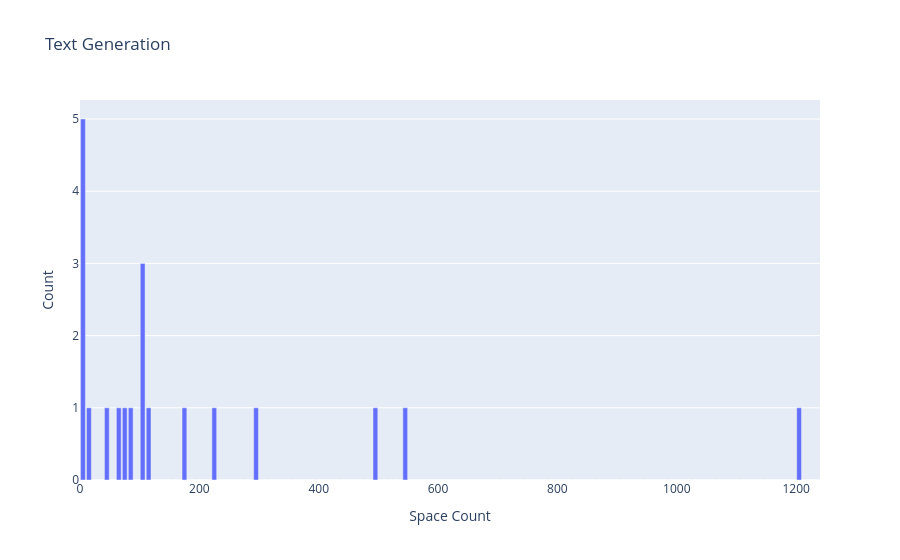

The notebook cell saved with this chart:
### Markdown cell above
## Check Data Distribution
### Plot a Histogram to display the distribution of the number of spaces with "Text-Generation" models
#### Result: it is not a bell-shaped curve, so data is not normally distributed

### Code cell
# create the bins to visualize the distribution of the number of space

counts, bins = np.histogram(gen_space_count["count"], bins=range(0, 1250, 10))
bins = 0.5 * (bins[: -1] + bins[1: ])

fig = px.bar(
    x=bins, y=counts, labels={"x": "Space Count", "y": "Count"},
    title="Text Generation", height=600
)
fig.show()

### Figure 1 — Plotly figure (JSON) as saved in the notebook; plotly's stock layout.template omitted (floating-point values rounded to 4 significant figures)
{"data": [{"alignmentgroup": "True", "hovertemplate": "Space Count=%{x}<br>Count=%{y}<extra></extra>", "legendgroup": "", "marker": {"color": "#636efa", "pattern": {"shape": ""}}, "name": "", "offsetgroup": "", "orientation": "v", "showlegend": false, "textposition": "auto", "type": "bar", "x": [5, 15, 25, 35, 45, 55, 65, 75, 85, 95, 105, 115, 125, 135, 145, 155, 165, 175, 185, 195, 205, 215, 225, 235, 245, 255, 265, 275, 285, 295, 305, 315, 325, 335, 345, 355, 365, 375, 385, 395, 405, 415, 425, 435, 445, 455, 465, 475, 485, 495, 505, 515, 525, 535, 545, 555, 565, 575, 585, 595, 605, 615, 625, 635, 645, 655, 665, 675, 685, 695, 705, 715, 725, 735, 745, 755, 765, 775, 785, 795, 805, 815, 825, 835, 845, 855, 865, 875, 885, 895, 905, 915, 925, 935, 945, 955, 965, 975, 985, 995, 1005, 1015, 1025, 1035, 1045, 1055, 1065, 1075, 1085, 1095, 1105, 1115, 1125, 1135, 1145, 1155, 1165, 1175, 1185, 1195, 1205, 1215, 1225, 1235], "xaxis": "x", "y": [5, 1, 0, 0, 1, 0, 1, 1, 1, 0, 3, 1, 0, 0, 0, 0, 0, 1, 0, 0, 0, 0, 1, 0, 0, 0, 0, 0, 0, 1, 0, 0, 0, 0, 0, 0, 0, 0, 0, 0, 0, 0, 0, 0, 0, 0, 0, 0, 0, 1, 0, 0, 0, 0, 1, 0, 0, 0, 0, 0, 0, 0, 0, 0, 0, 0, 0, 0, 0, 0, 0, 0, 0, 0, 0, 0, 0, 0, 0, 0, 0, 0, 0, 0, 0, 0, 0, 0, 0, 0, 0, 0, 0, 0, 0, 0, 0, 0, 0, 0, 0, 0, 0, 0, 0, 0, 0, 0, 0, 0, 0, 0, 0, 0, 0, 0, 0, 0, 0, 0, 1, 0, 0, 0], "yaxis": "y"}], "layout": {"autosize": true, "barmode": "relative", "legend": {"tracegroupgap": 0}, "title": {"text": "Text Generation"}, "xaxis": {"anchor": "y", "autorange": true, "domain": [0, 1], "range": [0, 1240], "title": {"text": "Space Count"}, "type": "linear"}, "yaxis": {"anchor": "x", "autorange": true, "domain": [0, 1], "range": [0, 5.263], "title": {"text": "Count"}, "type": "linear"}}}
